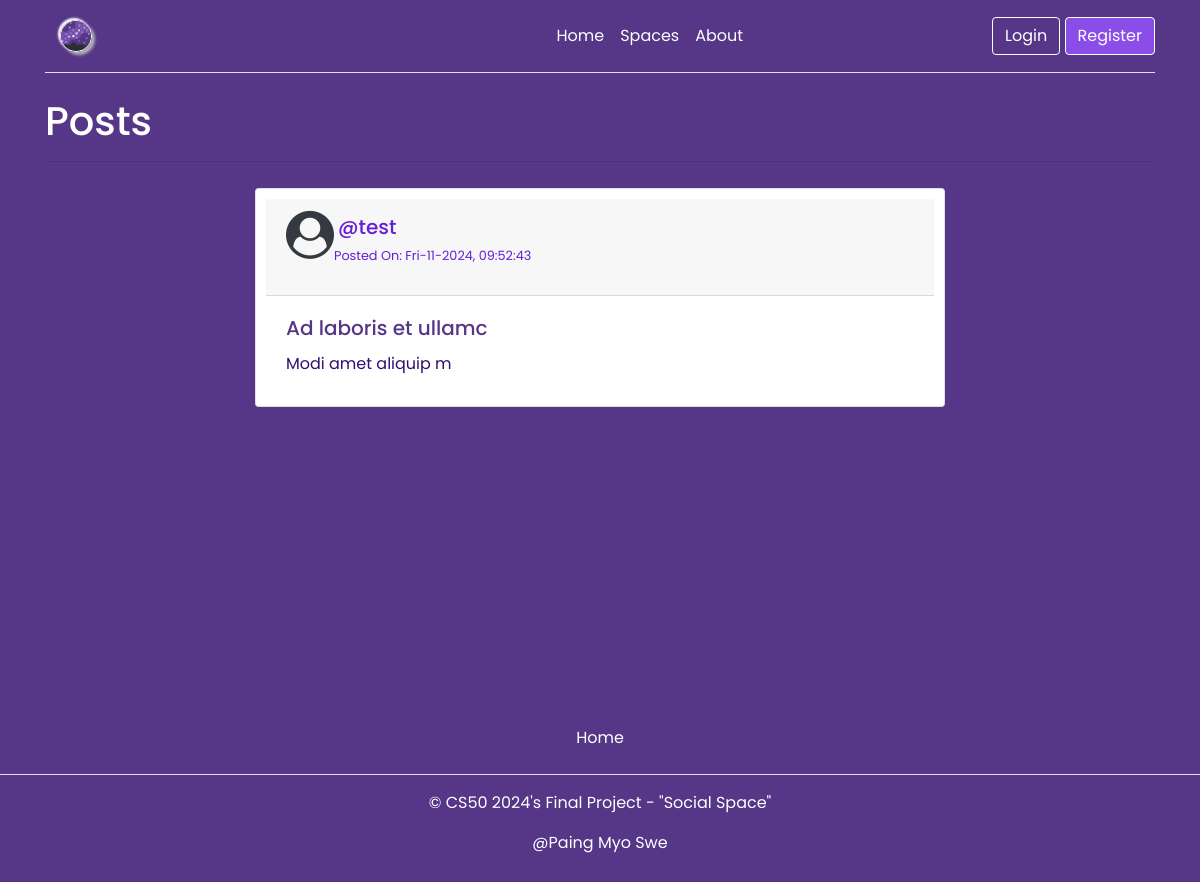
/, run on an earlier commit of the app's database.
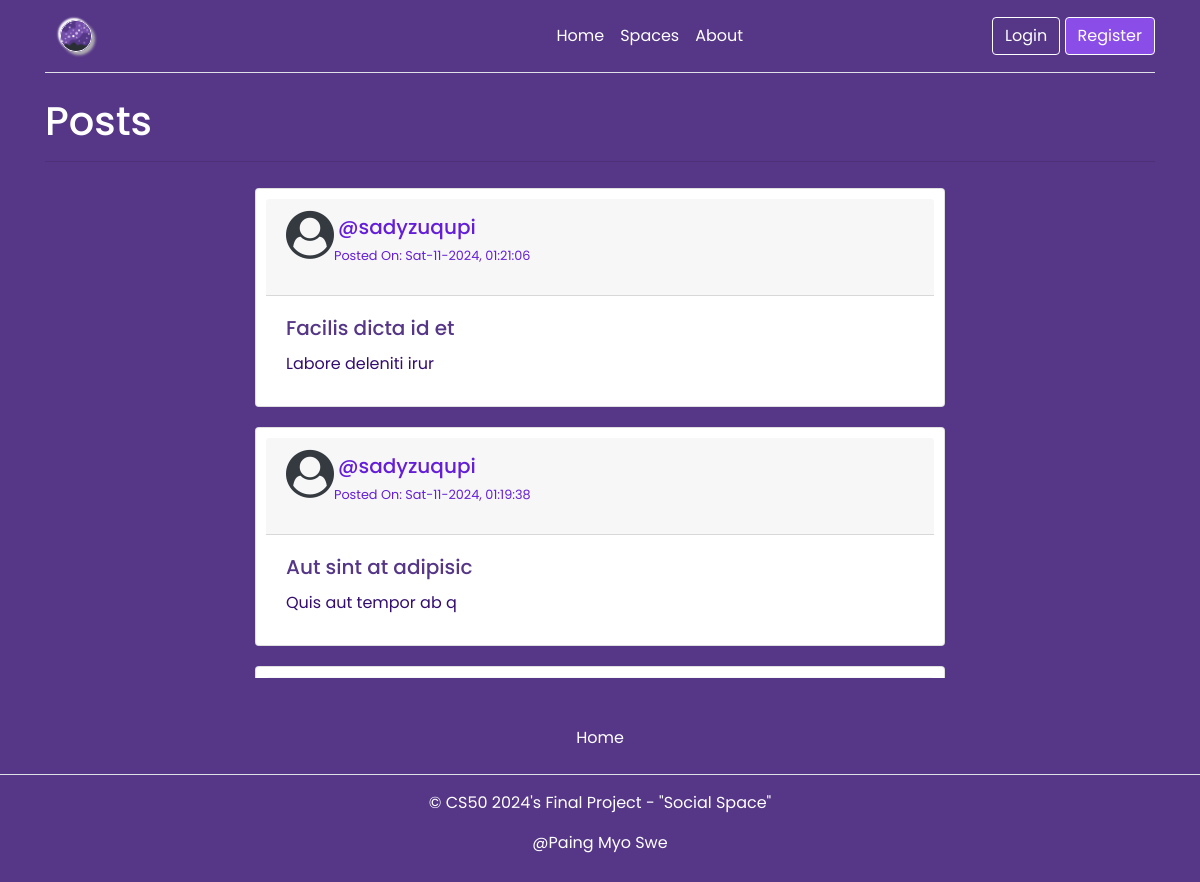
And on a later commit of the database.
### tables this page shows
CREATE TABLE posts (
  id INTEGER PRIMARY KEY AUTOINCREMENT,
  author_id INTEGER NOT NULL,
  created TIMESTAMP NOT NULL DEFAULT CURRENT_TIMESTAMP,
  title TEXT NOT NULL,
  body TEXT NOT NULL,
  FOREIGN KEY (author_id) REFERENCES users (id)
);

CREATE TABLE users (
  id INTEGER PRIMARY KEY AUTOINCREMENT,
  username TEXT UNIQUE NOT NULL,
  password TEXT NOT NULL
);

### app/blog.py (the view)
@bp.route("/")
def index():
    db = get_db()
    posts = db.execute(
        "SELECT p.id, title, body, created, author_id, username"
        " FROM posts p JOIN users u ON p.author_id = u.id"
        " ORDER BY created DESC"
    ).fetchall()
    return render_template("blog/index.html", posts=posts)

### app/auth.py (called while the page is built)
@bp.before_app_request
def load_logged_in_user():
    user_id = session.get("user_id")
    if user_id is None:
        g.user = None
    else:
        g.user = (
            get_db().execute("SELECT * FROM users WHERE id = ?", (user_id,)).fetchone()
        )

### app/db.py (called while the page is built)
def get_db():
    if "db" not in g:
        g.db = sqlite3.connect(
            current_app.config["DATABASE"], detect_types=sqlite3.PARSE_DECLTYPES
        )
        g.db.row_factory = sqlite3.Row
    return g.db

### app/templates/blog/index.html (shortened to what this page needs)
{% extends 'base.html' %} {% block header %}
<h1>
  {% block title %}Posts{% endblock %}
</h1>
<hr />
{% endblock %} {% block content %}
<section id="gallery">
  <div class="container posts">
    {% for post in posts %}
    <div class="row">
      <div class="col-lg-8 mb-8 offset-2">
        <div class="card post-card">
          <div class="card-header">
            <div class="media">
              <a class="thumbnail pull-left" href="#">
                <i span class="fa fa-user-circle fa-3x text-dark"></i>
              </a>
              <div class="media-body">
                <h5 class="media-heading m-1">@{{ post['username'] }}</h5>
                <p>
                  <span class="label label-info small"
                    >Posted On: {{ post['created'].strftime('%a-%m-%Y, %T')
                    }}</span
                  >
                </p>
              </div>
            </div>
          </div>
          <div class="card-body">
            <h5 class="card-title">{{ post['title'] }}</h5>
            <p class="card-text">{{ post['body'] }}</p>
          </div>
        </div>
      </div>
    </div>
    {% endfor %}
  </div>
</section>
{% endblock %}

### app/templates/base.html (shortened to what this page needs)
<!DOCTYPE html>
<html lang="en">
  <head>
    <link
      rel="stylesheet"
      href="https://cdn.jsdelivr.net/npm/bootstrap@4.5.3/dist/css/bootstrap.min.css"
    />
    <link
      rel="stylesheet"
      href="{{ url_for('static', filename='style.css') }}"
    />
    <link
      rel="stylesheet"
      href="https://cdnjs.cloudflare.com/ajax/libs/font-awesome/4.7.0/css/font-awesome.min.css"
    />
  </head>
  <body>
    <main>
      <div class="container">
        <header
          class="d-flex flex-wrap align-items-center justify-content-center justify-content-md-between py-3 mb-4 border-bottom"
        >
          <a
            href="/"
            class="d-flex align-items-center col-md-3 mb-2 mb-md-0 text-dark text-decoration-none"
          >
            <img
              src="{{ url_for('static', filename='logo.png') }}"
              class="logo"
              alt="logo"
              width="32"
              height="32"
            />
          </a>
          <ul
            class="nav col-12 col-md-auto mb-2 justify-content-center mb-md-0"
          >
            <li><a href="/" class="nav-link px-2 link">Home</a></li>
            <li>
              <a href="{{ url_for('space.index') }}" class="nav-link px-2 link"
                >Spaces</a
              >
            </li>
            <li>
              <a href="{{ url_for('about') }}" class="nav-link px-2 link"
                >About</a
              >
            </li>
          </ul>
          <div class="text-end">
            {% if g.user %}
            <div class="dropdown text-end">
              <a
                href="#"
                class="link-dark text-decoration-none dropdown-toggle"
                data-toggle="dropdown"
                aria-expanded="false"
              >
                <i span class="fa fa-user-circle fa-2x"></i>
              </a>
              <ul class="dropdown-menu">
                <li>
                  <a class="dropdown-item" href="{{ url_for('auth.profile') }}"
                    ><i class="fa fa-user-circle"></i> Profile</a
                  >
                </li>
                <li>
                  <a class="dropdown-item" href="{{ url_for('auth.logout') }}"
                    ><i class="fa fa-sign-out"></i> Logout</a
                  >
                </li>
              </ul>
            </div>
            {% else %}
            <a
              href="{{ url_for('auth.login') }}"
              type="button"
              class="btn btn-login me-2"
            >
              Login
            </a>
            <a
              href="{{ url_for('auth.register') }}"
              type="button"
              class="btn btn-register"
              >Register</a
            >
            {% endif %}
          </div>
        </header>
        <section class="content">
          <header>{% block header %}{% endblock %}</header>
           {% block content %}{% endblock %}
        </section>
      </div>
      <footer class="py-3 my-4">
        <ul class="nav justify-content-center border-bottom pb-3 mb-3">
          <li class="nav-item">
            <a href="/" class="nav-link px-2">Home</a>
          </li>
        </ul>
        <p class="text-center">
          &copy; CS50 2024's Final Project - "Social Space"
        </p>
        <p class="text-center">@Paing Myo Swe</p>
      </footer>
    </main>
  </body>
</html>

### app/static/style.css (style rules this page uses)
* { margin: 0; padding: 0; box-sizing: border-box; font-family: "Poppins", sans-serif; }
body { background: #553687; }
body, h1, h2, h3, h4, h5, h6, p, a, span, div { color: white; }
.logo { border-radius: 50%; border: 1px solid #fff; box-shadow: 3px 3px 3px #b1b1b1, -2px -2px 2px #fff; }
.btn-login { border: solid 1px #fff; color: #fff; }
.btn-register { border: solid 1px #fff; color: #fff; background-color: #8b4de8; }
.post-card { background-color: #fff; padding: 10px; margin: 10px; }
.post-card .card-header { color: #651ed8; }
.post-card .card-title { color: #553687; }
.post-card .card-text { color: #330d6f; }
.post-card .media-body .label { color: #651ed8; }
.post-card .media-heading { color: #651ed8; }
.posts { height: 500px; overflow-y: scroll; }

What changed in the data, as far as the page shows it:
no longer on this page (row edited): posts: username "test", created "Fri-11-2024, 09:52:43", title "Ad laboris et ullamc", body "Modi amet aliquip m"
added posts: username "sadyzuqupi", created "Sat-11-2024, 01:21:06", title "Facilis dicta id et", body "Labore deleniti irur"
added posts: username "sadyzuqupi", created "Sat-11-2024, 01:19:38", title "Aut sint at adipisic", body "Quis aut tempor ab q"
